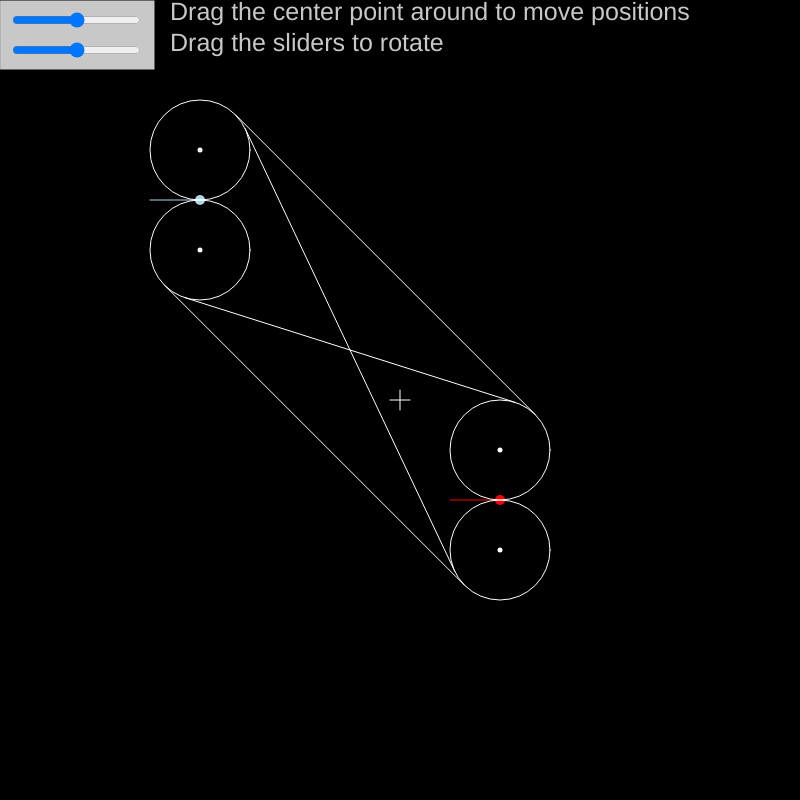
Frame 1 (no input)
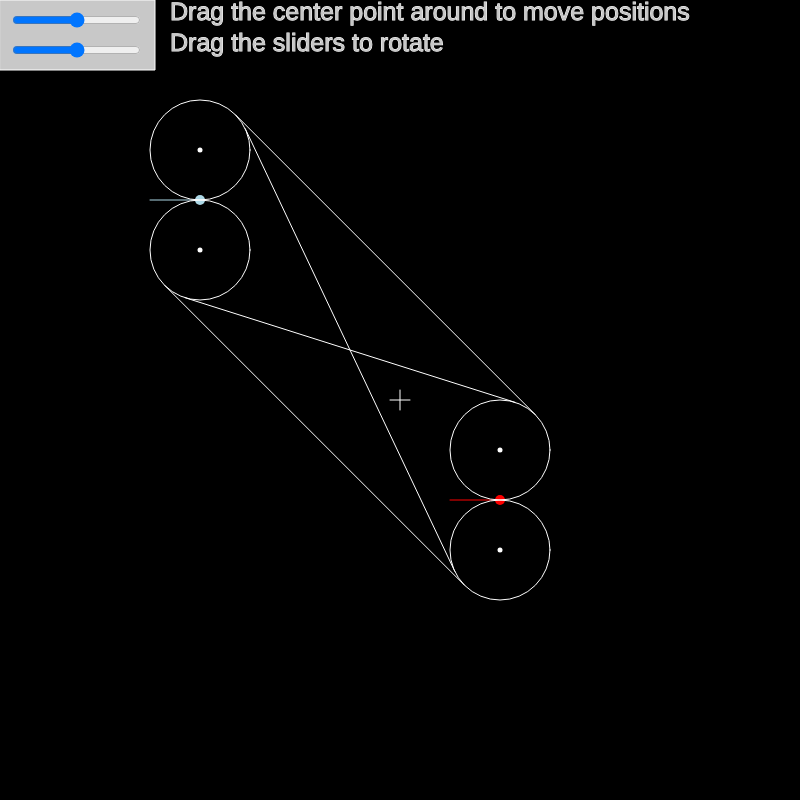
Frame 60 (no input)
Frame 120 (the mouse pressed at the canvas centre since frame 60): identical to frame 60, image omitted

The p5.js sketch that drew these frames (run headless with seeded random() and noise() and a simulated clock; from frame 60 on, the mouse is pressed at the canvas centre):

// p5.js sketch
// ── sketch.js
/// <reference path="../p5/TSDef/p5.global-mode.d.ts" />
/// <reference path="../p5/TSDef/opensimplex.d.ts" />

"use strict";

// /** @type {OpenSimplexNoise} */
// let osn = new OpenSimplexNoise(Date.now());
var V1;
var V2;
var dragObject = 0;
let Radius = 50;
let DirectionDrawLength = 50
let a1Slider;
let a2Slider;
function setup() {
  a1Slider = createSlider(0,100,50)
  a1Slider.position(10, 10);
  a2Slider = createSlider(0,100,50)
  a2Slider.position(10, 40);
   a2Slider.style('color', 'red');
  createCanvas(800, 800);
  V1 = {
    x: -200, y: 200, a: TAU * 0.1
  };  
  V2 = {
    x: 100, y: -100, a: TAU * 0.3
  };  
  noFill();
}

var dir = false

function draw() {
  background(0);

  repos()

  translate(width/2, height/2); 
  scale(1, -1);

  stroke(255); 
  
  line(-10,0,10,0)
  line(0,10,0,-10)
  stroke('lightblue')
  DrawDirVector(V1)
  stroke('red')
  DrawDirVector(V2)
  let c1s = CalcCircles(V1)
  let c2s = CalcCircles(V2)
  c1s.forEach(c => {
    DrawCircle(c, true)
  })
  c2s.forEach(c => {
    DrawCircle(c, true)
  })
  c1s.forEach(c1 => {
    c2s.forEach(c2 => {
      let ts = CalcTangents(c1, c2)
      ts.forEach(t => {
        let v = CalcVector(t, c1, c2)
        let sourceOk = CalcCorrectness(c1, v)
        let targetOk = CalcCorrectness(c2, v)
        //add calc arc distance
        
        if(sourceOk && targetOk){
          var sad = CalcArcDistance(c1, {x: V1.x, y: V1.y}, {x: v.x1, y: v.y1})
          var tad = CalcArcDistance(c2, {x: V2.x, y: V2.y}, {x: v.x2, y: v.y2})
          var vd = getVectorMagnitude(v)
          var total = sad + tad + vd

          // print(sad, vd, tad)
          DrawVector(v)
        }
      })
    })
  })
  
  // noLoop()
}


function CalcArcDistance(c, sp, ep){
  var as = angleToAxis(sp.x, sp.y)
  var ae = angleToAxis(ep.x, ep.y)
  // print(sp)
  if(ae > as) {
    ae -= TAU
  }
  var arc = 0
  if(c.dir == Dir.CW){
    arc = as - ae
  } else {
    arc = ae - as
  }

  if(arc < TAU){
    arc += TAU
  }  
  
  let p = arc / TAU
  
  let cir = 2 * PI * c.r
  let absCir = cir * p
  return absCir
}

/*
  Definitions
  
  Cirlce = x, y, r
  Line = ax + by + c == 0
  Point = x, y
  DirectionalVector = x, y, a
  Vector = x1, y1, x2, y2
*/

const Dir = {
  CW: "Clockwise",
  CCW: "CounterClockwise"
}

//Vector

function DrawDirVector(v){
  strokeWeight(10);
  let tx = DirectionDrawLength * cos(v.a)
  let ty = DirectionDrawLength * sin(v.a)
  point(v.x,v.y)
  strokeWeight(1);

  line(v.x,v.y,tx+v.x,ty+v.y)
}

// Circles
function CalcCircles(v){
  var nA1 = v.a + ( TAU / 4 );
  let ox = Radius * cos(nA1);
  let oy = Radius * sin(nA1);
  var nx1 = v.x + ox;
  var ny1 = v.y + oy;
  var nx2 = v.x - ox;
  var ny2 = v.y - oy;
  var cs = [];
  cs.push({ x: nx1, y: ny1, r: Radius, dir: Dir.CCW  });
  cs.push({ x: nx2, y: ny2, r: Radius, dir: Dir.CW   });
  return cs;
}
function DrawCircle(c, dot = false){
  strokeWeight(1);
  stroke(255);
  ellipse(c.x, c.y, c.r*2, c.r*2);
  if(dot){
    strokeWeight(5);
    point(c.x, c.y);
  }
}

//Tangents
function CalcTangents(c1, c2){
  return common_tangent_line(c1.x, c1.y, c1.r, c2.x, c2.y, c2.r)
}

//Line 
function DrawLine(l){
  let x1 = -width/2
  let y1 = calc_y(x1, l.a, l.c, l.b)
  let x2 = width/2
  let y2 = calc_y(x2, l.a, l.c, l.b)
  stroke(255)
  strokeWeight(1)
  line(x1, y1, x2, y2);
}

function CalcIntersectingPointToLine(l, p){
  return intersectingPoint(l, p.x, p.y)
}

//Vector
function CalcVector(l, c1, c2){
  let p1 = CalcIntersectingPointToLine(l, {x: c1.x, y: c1.y})
  let p2 = CalcIntersectingPointToLine(l, {x: c2.x, y: c2.y})
  return {
    x1: p1.x,
    y1: p1.y,
    x2: p2.x,
    y2: p2.y,
  }
}
function DrawVector(v){
  strokeWeight(1)
  line(v.x1, v.y1, v.x2, v.y2);
}

function CalcCorrectness(c, v){
  
  let sx = v.x1
  let sy = v.y1
  let tx1 = c.x
  let ty1 = c.y
  let tx2 = v.x2
  let ty2 = v.y2
  
  let vx1 = tx1 - sx
  let vy1 = ty1 - sy
  var a1 = angleToAxis(vx1, vy1)
  
  let vx2 = tx2 - sx
  let vy2 = ty2 - sy
  let a2 = angleToAxis(vx2, vy2)
  
  let adiff = a2 - a1
  let isLarge = (adiff > 0) ? (adiff > PI) : (adiff * -1 < PI)
  let result = (isLarge && c.dir == Dir.CCW) || (!isLarge && c.dir == Dir.CW)
  return result
}



function intersectingPoint(l, xp, yp){
  let x1 = 0
  let y1 = calc_y(x1, l.a, l.c, l.b)
  let x2 = width
  let y2 = calc_y(x2, l.a, l.c, l.b)
  
  let slope = (y1 - y2) / (x1 - x2)
  let m = -1 / slope
  let x = (m * xp - yp - slope * x1 + y1) / (m - slope)
  let y = m * x - m * xp + yp
  return createVector(x, y)
}

function calc_y(x, a, c, b) {
  return ( -a*x + -c ) / b;  
}

function common_tangent_line(x1, y1, r1, x2, y2, r2) {
  // Compute the common tangent line of two circles: (x1, y1) - r1 and (x2, y2) - r2
  // Return in the form of line equation: ax + by + c == 0
  // y = -ax - c 
  let delta1 = (x1 - x2) * (x1 - x2) + (y1 - y2) * (y1 - y2) - (r1 + r2) * (r1 + r2);
  let delta2 = (x1 - x2) * (x1 - x2) + (y1 - y2) * (y1 - y2) - (r1 - r2) * (r1 - r2);
  let p1 = r1 * (x1 * x2 + y1 * y2 - x2 * x2 - y2 * y2);
  let p2 = r2 * (x1 * x1 + y1 * y1 - x1 * x2 - y1 * y2);
  let q = x1 * y2 - x2 * y1;
  let results = [];
  if(delta1 >= 0) {
    let l11 = {
      a: (x2 - x1) * (r1 + r2) + (y1 - y2) * Math.sqrt(delta1),
      b: (y2 - y1) * (r1 + r2) + (x2 - x1) * Math.sqrt(delta1),
      c: p1 + p2 + q * Math.sqrt(delta1)
    };
    let l12 = {
      a: (x2 - x1) * (r1 + r2) - (y1 - y2) * Math.sqrt(delta1),
      b: (y2 - y1) * (r1 + r2) - (x2 - x1) * Math.sqrt(delta1),
      c: p1 + p2 - q * Math.sqrt(delta1)
    };
    results.push(l11);
    results.push(l12);
  }
  if(delta2 >= 0) {
    let l21 = {
      a: (x2 - x1) * (r1 - r2) + (y1 - y2) * Math.sqrt(delta2),
      b: (y2 - y1) * (r1 - r2) + (x2 - x1) * Math.sqrt(delta2),
      c: p1 - p2 + q * Math.sqrt(delta2)
    };
    let l22 = {
      a: (x2 - x1) * (r1 - r2) - (y1 - y2) * Math.sqrt(delta2),
      b: (y2 - y1) * (r1 - r2) - (x2 - x1) * Math.sqrt(delta2),
      c: p1 - p2 - q * Math.sqrt(delta2)
    };
    results.push(l21);
    results.push(l22);
  }
  return results;
}

function angleToAxis(x1, y1) {
  var offset = 0;
  if(x1 > 0 && y1 > 0){ //top rigth 0 - PI/2
    offset = 0;
  } else if(x1 < 0 && y1 > 0){ //top left -PI/2 - 0
    offset = PI; 
  } else if(x1 < 0 && y1 < 0){ //bottom left 0 - PI/2
    offset = PI; 
  } else { // bottom right 
    offset = TAU;
  }
  let a = Math.atan(y1 / x1) + offset
  return a
}
function getVectorMagnitude(line) {
  const xDiff = line.x2 - line.x1;
  const yDiff = line.y2 - line.y1;
  return Math.sqrt(xDiff * xDiff + yDiff * yDiff);
}



//Move Controls

function mx(){
  return mouseX - width/2
}

function my(){
  return (mouseY - width/2) * -1
}

function mousePressed(){
  let dvx1 = mx() - V1.x
  let dvy1 = my() - V1.y
  let dvx2 = mx() - V2.x
  let dvy2 = my() - V2.y
  let dv1 = Math.sqrt(dvx1*dvx1 + dvy1*dvy1)
  let dv2 = Math.sqrt(dvx2*dvx2 + dvy2*dvy2)
  if(dv1 < 10){
    dragObject = 1;
  }
  if(dv2 < 10){
    dragObject = 2;
  }
}

function mouseReleased(){
  dragObject = 0;
}

function repos(){
  fill(200)
  textSize(25);
  text('Drag the center point around to move positions\r\nDrag the sliders to rotate', 170, 20);
  rect(0, 0, 155, 70)
  noFill()
  if(dragObject == 1){
    V1.x = mx()
    V1.y = my()
  }
  if(dragObject == 2){
    V2.x = mx()
    V2.y = my()
  }
  V1.a = TAU * a1Slider.value() / 100 * -1
  V2.a = TAU * a2Slider.value() / 100 * -1
}
